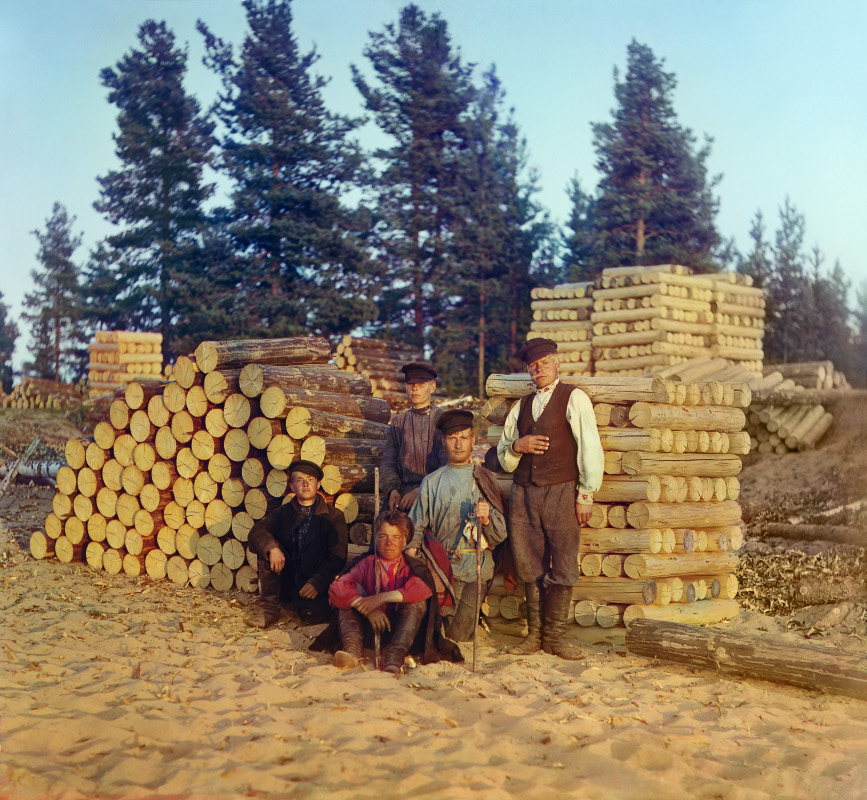
#> input picture images/woodcutters.jpg, 867 x 800 px
$ jupyter execute chapter5.ipynb
#> lines starting #> are read from the running program, lines starting #| are printed output that depends on the picture; after the words box and inside, x2 and y2 are one past the last pixel; in counts of white or black regions, pixels touching at a corner belong together
# 第5章　人脸检测和识别

## 在静态图像上进行人脸检测

[cell 1]
import cv2
from matplotlib import pyplot as plt

face_cascade = cv2.CascadeClassifier("data/cascades/haarcascade_frontalface_default.xml")
img = cv2.imread("images/woodcutters.jpg")
#> img is the input picture: shape (800, 867, 3); mean B, G, R 109.8, 129, 140.3
gray = cv2.cvtColor(img, cv2.COLOR_BGR2GRAY)
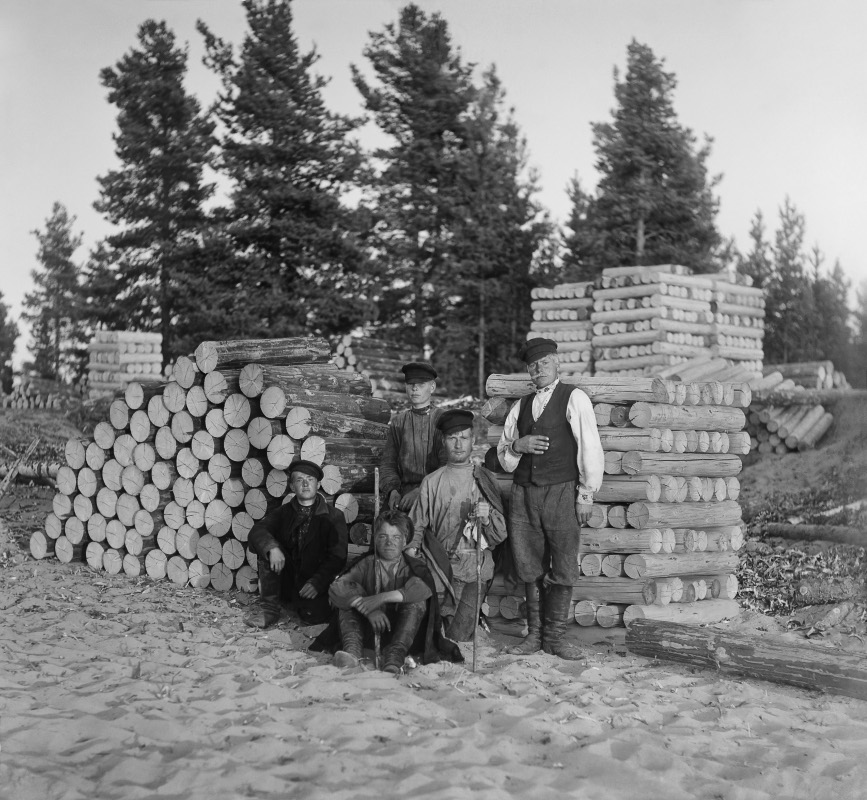
#> gray: shape (800, 867); min 6, max 239, mean 130.2
faces = face_cascade.detectMultiScale(gray,1.08,5)
#> faces = [[442, 425, 33, 33], [291, 470, 27, 27], [375, 525, 31, 31]]
for (x,y,w,h) in faces:
    img = cv2.rectangle(img, (x, y),(x+w, y+h),(255,0,0), 2)
#> this loop made 3 passes
#> pass 1, `img = cv2.rectangle(img, (x, y),(x+w, y+h),(255,0,0), 2)`:
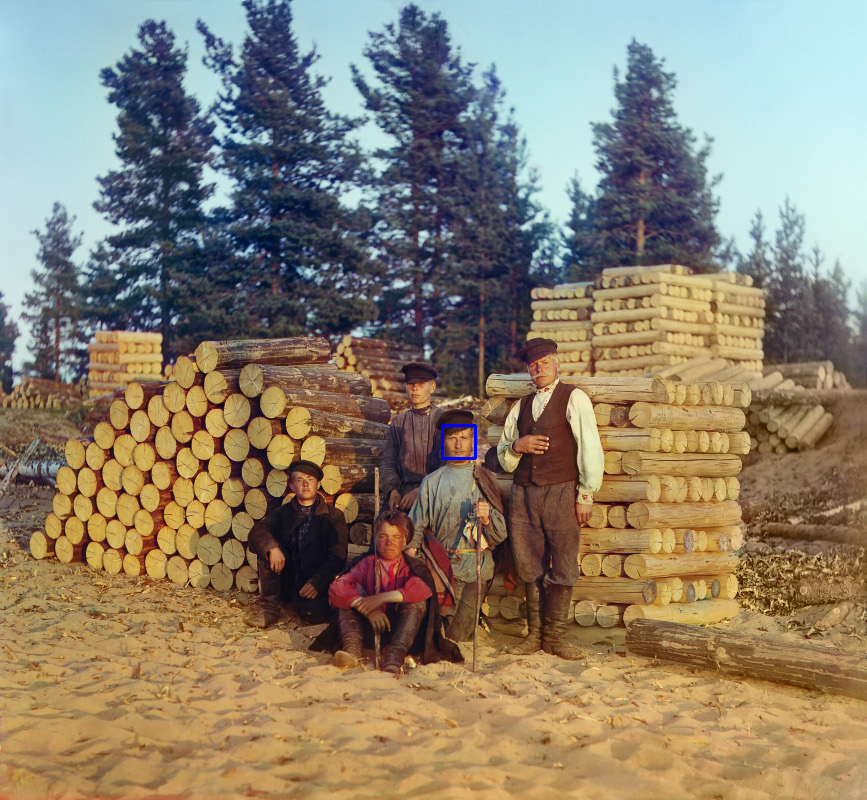
#> img: shape (800, 867, 3); 0.06% of pixels changed, all inside (x1, y1, x2, y2) = (441, 424, 477, 460)
#> pass 2, `img = cv2.rectangle(img, (x, y),(x+w, y+h),(255,0,0), 2)`:
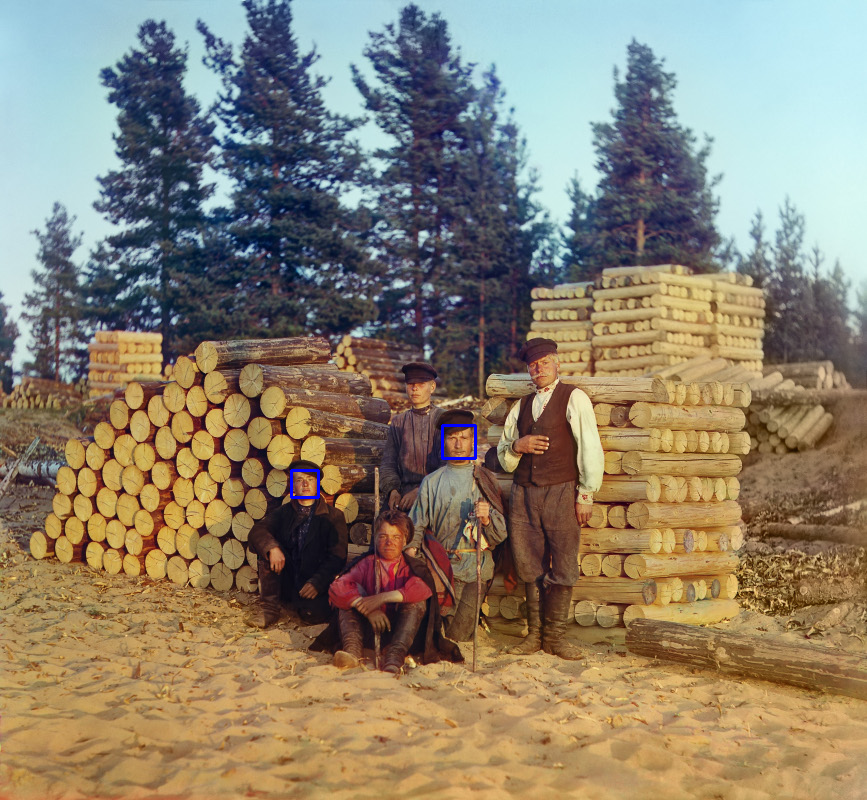
#> img: shape (800, 867, 3); 0.05% of pixels changed, all inside (x1, y1, x2, y2) = (290, 469, 320, 499)
#> pass 3, `img = cv2.rectangle(img, (x, y),(x+w, y+h),(255,0,0), 2)`:
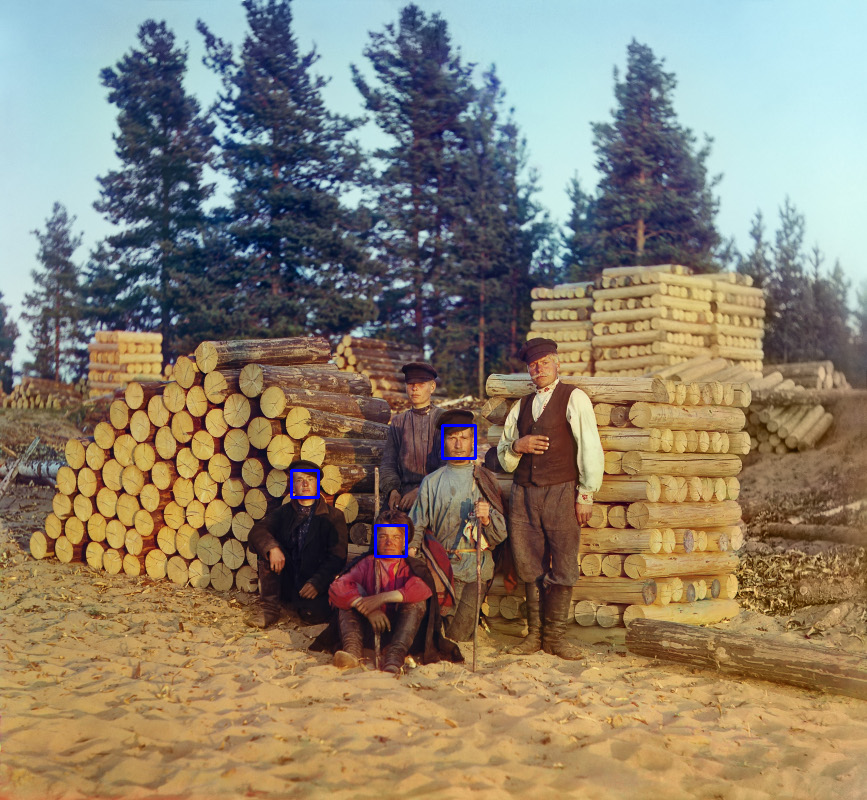
#> img: shape (800, 867, 3); 0.05% of pixels changed, all inside (x1, y1, x2, y2) = (374, 524, 408, 558)

img = cv2.cvtColor(img, cv2.COLOR_BGR2RGB)
plt.imshow(img)
plt.show()
